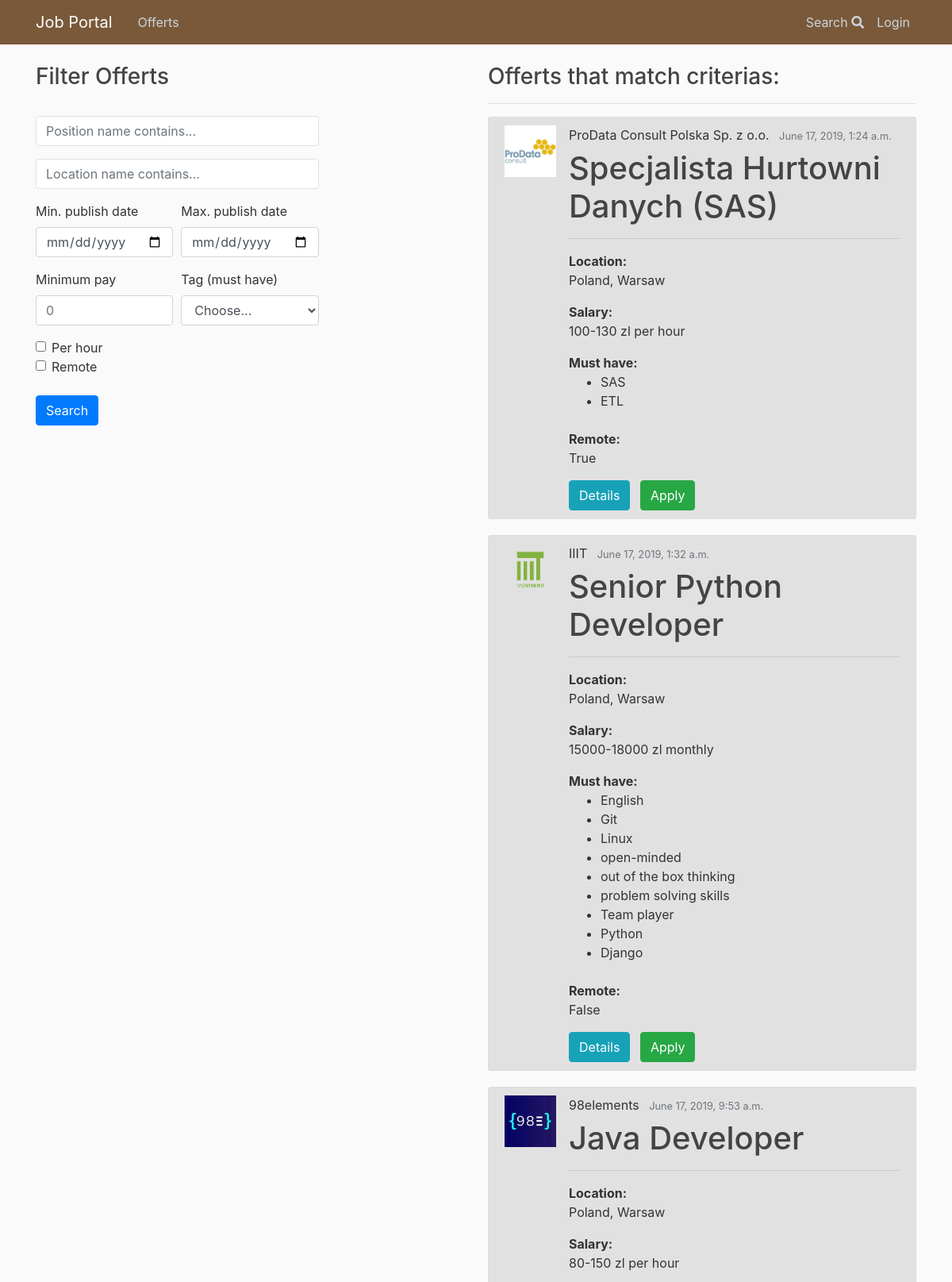
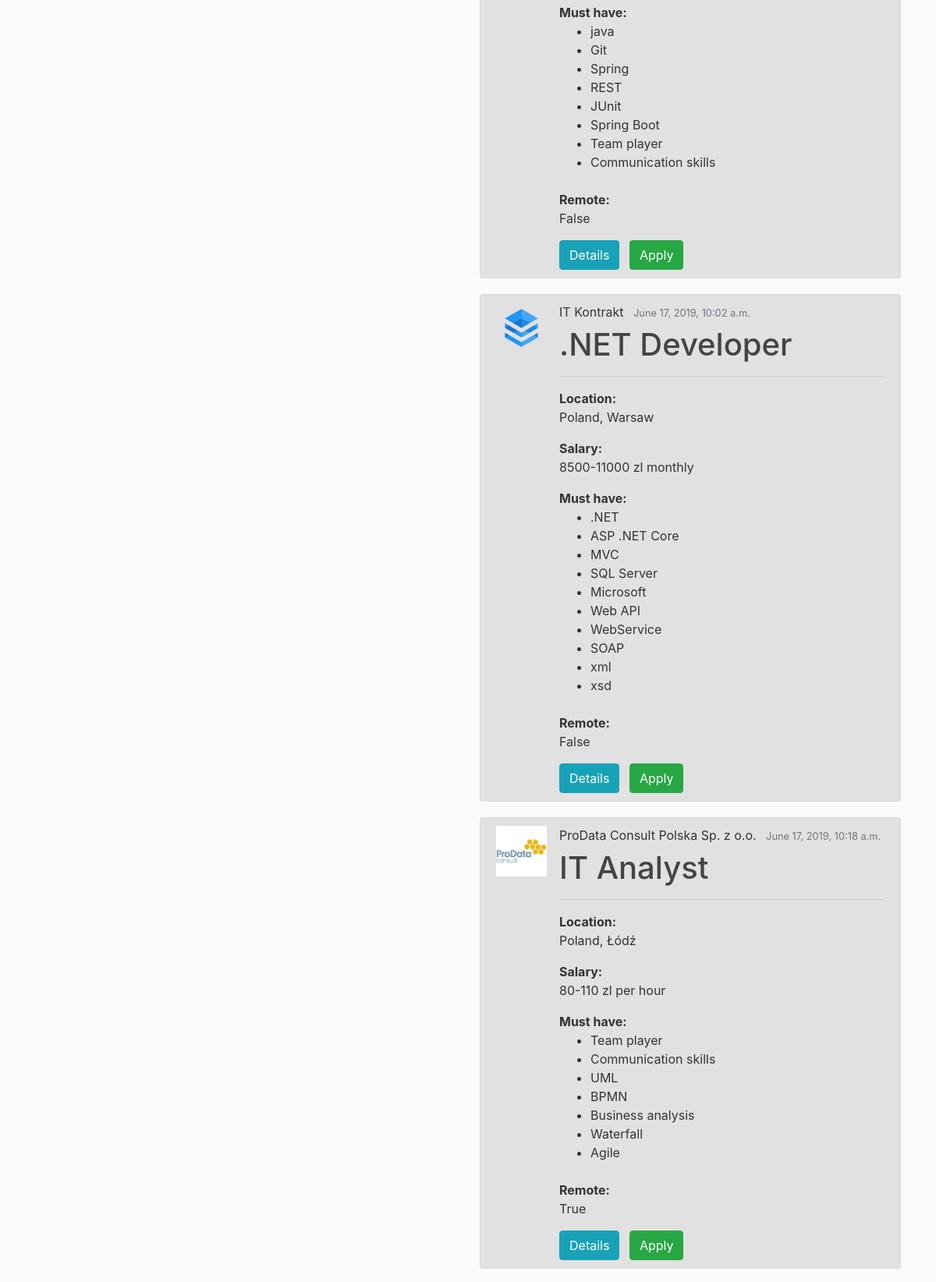
The app's page /search/ (upper part) with its own data (2 pictures, top to bottom).
### offerts/models.py (models this page shows, shortened)
class Offert(models.Model):
    author = models.ForeignKey(User, on_delete=models.CASCADE)
    position = models.CharField(max_length = 100)
    agency = models.ForeignKey(Agency, on_delete=models.CASCADE)
    remote = models.BooleanField(default=False)
    sal_types = (
        ('H', 'per hour'),
        ('M', 'monthly'),
    )
    salary_type = models.CharField(
        max_length=1,
        choices=sal_types,
        default='M',
    )
    min_salary = models.PositiveIntegerField(default=0)
    max_salary = models.PositiveIntegerField(default=0)
    publication_date = models.DateTimeField(auto_now_add = True)
    expiration_date = models.DateField(null=True, default=None)
    must_have = models.ManyToManyField('Tag')
    nice_to_have = models.CharField(max_length = 1000)
    duties = models.CharField(max_length = 1000)
    benefits = models.CharField(max_length = 1000)
    about = models.TextField(null=True)
    '''def get_absolute_url(self):
        return reverse('offerts:application_form')'''

class Agency(models.Model):
    company = models.ForeignKey(Company, on_delete=models.CASCADE)
    country = models.CharField(max_length = 100)
    location = models.CharField(max_length = 100)
    address = models.CharField(max_length = 200)
    weppage = models.URLField(null=True)
    email = models.EmailField()
    phone = models.CharField(max_length=15)
    class Meta:
        verbose_name_plural = "Agencies"

class Company(models.Model):
    name = models.CharField(max_length = 200, unique=True)
    logo = models.ImageField(upload_to = "logos/", null=True, default=None)
    webpage = models.URLField(null=True)
    about = models.CharField(max_length = 1000)
    class Meta:
        verbose_name_plural = "Companies"

class Tag(models.Model):
    name = models.CharField(max_length = 50)
    def __str__(self):
        return self.name

### search/views.py (the view)
# urls.py: path('', OffertListView.as_view(), name = 'index'),
def index(request):
    qs = Offert.objects.all() # qs -> queryset
    tag_set = Tag.objects.all()
    position = request.GET.get('position_name')
    location = request.GET.get('location_name')
    pub_date_min = request.GET.get('pub_date_min')
    pub_date_max= request.GET.get('pub_date_max')
    min_pay= request.GET.get('pay_min')
    tag = request.GET.get('tags')
    remote = request.GET.get('remoteCheck')
    per_hour = request.GET.get('hourCheck')
    if is_valid_query(position):
        qs = qs.filter(position__icontains=position)
    if is_valid_query(location):
        qs = qs.filter(agency__location__icontains = location)
    if is_valid_query(min_pay):
        qs = qs.filter(min_salary__gte = min_pay) #gte - greater than or equal
    if is_valid_query(pub_date_min):
        qs = qs.filter(publication_date__gte = pub_date_min)
    if is_valid_query(pub_date_max):
        qs = qs.filter(publication_date__lte = pub_date_max)
    if is_valid_query(tag) and tag != "Choose...":
        qs = qs.filter(must_have__name = tag)
    if remote == 'on':
        qs = qs.filter(remote = True)
    if per_hour == 'on':
        qs = qs.filter(salary_type = 'H')
    context = {
        'queryset' : qs,
        'tag_set' : tag_set
    }
    return render(request, 'search/search.html', context)

### search/views.py (called while the page is built)
def is_valid_query(param):
    return param != '' and param is not None

### search/templates/search/search.html (shortened to what this page needs)
{% extends 'base.html' %}
{% load static %}
{% block body %}
<div class="row">
  <div class="col-md-6" id="Filter Offerts">
    <div>
      <h3>Filter Offerts</h3> <br>
      <form method="GET">
        <div class="form-row">
          <div class="form-group col-8 ">
            <div class="input-group">
              <input class="form-control py-2 border" type="search" name="position_name" placeholder="Position name contains...">
            </div>
          </div>
        </div>
        <div class="form-row">
          <div class="form-group col-8">
            <div class="input-group">
              <input class="form-control py-2 border" type="search" name="location_name" placeholder="Location name contains...">
            </div>
          </div>
        </div>
        <div class="form-row">
          <div class="form-group col-md-3 col-lg-4 ">
            <label for="publishDateMin">Min. publish date</label>
            <input type="date" class="form-control" id="publishDateMin" name="pub_date_min" >
          </div>
          <div class="form-group col-md-3 col-lg-4">
            <label for="publishDateMax">Max. publish date</label>
            <input type="date" class="form-control" id="publishDateMax" name="pub_date_max" >
          </div>
        </div>
        <div class="form-row">
          <div class="form-group col-md-2 col-lg-4">
            <label for="payMin">Minimum pay</label>
            <input type="number" min=0 class="form-control" id="payMin" name='pay_min' placeholder="0">
          </div>
          <div class="form-group col-md-4">
            <label for="tags">Tag (must have)</label>
            <select id="tags" class="form-control" name=tags>
              <option selected>Choose...</option>
            </select>
          </div>
        </div>
        <div class="form-check">
          <input class="form-check-input" type="checkbox" name="hourCheck">
          <label class="form-check-label" for="hourCheck">
            Per hour
          </label>
        </div>
        <div class="form-check">
          <input class="form-check-input" type="checkbox" name="remoteCheck">
          <label class="form-check-label" for="remoteCheck">
            Remote
          </label>
        </div>
        <br>
        <button type="submit" class="btn btn-primary">Search</button>
      </form>
    </div>
  </div>
  <div class="col-md-6" id="Matched Offerts">
    {% if queryset %}
    <h3>Offerts that match criterias:</h3> <hr>
    {% for offert in queryset %}
    <article class="media content-section">
      <img class="article-img" src="{{offert.agency.company.logo.url}}" alt="logo">
      <div class="media-body">
        <div class="article-metadata">
          <a class="mr-2">{{ offert.agency.company.name }}</a>
          <small class="text-muted">{{offert.publication_date}}</small>
        </div>
        <h1><a class="article-title">{{ offert.position }}</a></h1>
        <hr>
        <p class="article-content"><strong>Location:</strong> <br> {{ offert.agency.country }}, {{offert.agency.location }}</p>
        <p class="article-content"><strong>Salary:</strong> <br> {{offert.min_salary}}-{{offert.max_salary}} zl  {{ offert.get_salary_type_display }}</p>
        <strong>Must have:</strong>
        <ul>
          {% for tag in offert.must_have.all %}
          <li>{{tag}}</li>
          {% endfor %}
        </ul><br>
        <p class="article-content"><strong>Remote:</strong> <br> {{offert.remote}}</p>
        <a href="{% url 'offerts:offert_details' offert.id %}"><button type="button" class="btn btn-info mr-2">Details</button></a>
        <a  href="{% url 'offerts:apply' offert.id %}"><button type="button" class="btn btn-success">Apply</button></a>
        </article>
        {% endfor %}
        {% else %}
        <h3>No offerts found.</h3>
        {% endif %}
      </div>
    </div>
    {% endblock %}

### offerts/static/main.css (style rules this page uses)
body { background: #fafafa; color: #333333; margin-top: 5rem; }
h1, h2, h3, h4, h5, h6 { color: #444444; }
ul { margin: 0; }
.content-section { background: #e2e1e1; padding: 10px 20px; border: 1px solid #dddddd; border-radius: 3px; margin-bottom: 20px; }
.article-title { color: #444444; }
.article-content { white-space: pre-line; }
.article-img { height: 65px; width: 65px; margin-right: 16px; }
.article-metadata { padding-bottom: 1px; margin-bottom: 4px; border-bottom: 1px solid #e3e3e3 }

### records on screen
Offert: agency.company.logo (picture), agency.company.name "ProData Consult Polska Sp. z o.o.", publication_date "June 17, 2019, 1:24 a.m.", position "Specjalista Hurtowni Danych (SAS)", agency.country "Poland", agency.location "Warsaw", min_salary "100", max_salary "130", salary_type "per hour", remote "True"
Tag: name "SAS"
Tag: name "ETL"
Offert: agency.company.logo (picture), agency.company.name "IIIT", publication_date "June 17, 2019, 1:32 a.m.", position "Senior Python Developer", agency.country "Poland", agency.location "Warsaw", min_salary "15000", max_salary "18000", salary_type "monthly", remote "False"
Tag: name "English"
Tag: name "Git"
Tag: name "Linux"
Tag: name "open-minded"
Tag: name "out of the box thinking"
Tag: name "problem solving skills"
Tag: name "Team player"
Tag: name "Python"
Tag: name "Django"
Offert: agency.company.logo (picture), agency.company.name "98elements", publication_date "June 17, 2019, 9:53 a.m.", position "Java Developer", agency.country "Poland", agency.location "Warsaw", min_salary "80", max_salary "150", salary_type "per hour", remote "False"
Tag: name "java"
Tag: name "Spring"
Tag: name "REST"
Tag: name "JUnit"
Tag: name "Spring Boot"
Tag: name "Communication skills"
Offert: agency.company.logo (picture), agency.company.name "IT Kontrakt", publication_date "June 17, 2019, 10:02 a.m.", position ".NET Developer", agency.country "Poland", agency.location "Warsaw", min_salary "8500", max_salary "11000", salary_type "monthly", remote "False"
Tag: name ".NET"
Tag: name "ASP .NET Core"
Tag: name "MVC"
Tag: name "SQL Server"
Tag: name "Microsoft"
Tag: name "Web API"
Tag: name "WebService"
Tag: name "SOAP"
Tag: name "xml"
Tag: name "xsd"
Offert: agency.company.logo (picture), agency.company.name "ProData Consult Polska Sp. z o.o.", publication_date "June 17, 2019, 10:18 a.m.", position "IT Analyst", agency.country "Poland", agency.location "Łódź", min_salary "80", max_salary "110", salary_type "per hour", remote "True"
Tag: name "UML"
Tag: name "BPMN"
Tag: name "Business analysis"
Tag: name "Waterfall"
Tag: name "Agile"
